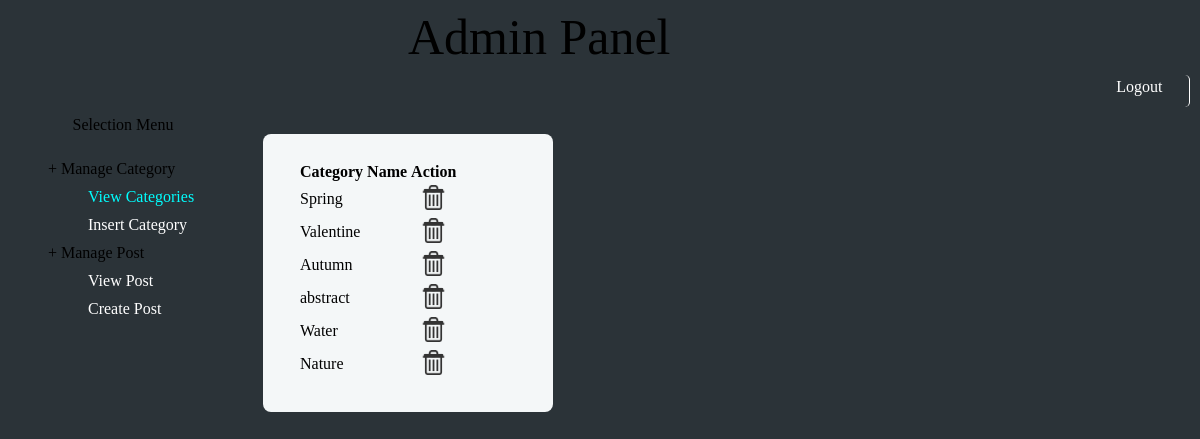
The app's page /admin/viewcat.php with its own data.
### tables this page shows
CREATE TABLE IF NOT EXISTS `categories` (
  `cat_id` int(11) NOT NULL AUTO_INCREMENT,
  `cat_name` varchar(200) NOT NULL,
  PRIMARY KEY (`cat_id`)
);

### admin/viewcat.php (the view, shortened to what this page needs)
<!doctype html>
<html lang="en">
<head>
</head>
<body >
    <div id="upper" style="height:100px; width:100%;background: -moz-linear-gradient(top, #1e5799 0%, #2989d8 50%, #207cca 51%, #7db9e8 100%);">
        <div style="float: left; font-size:50px; margin-left: 400px;">
            Admin Panel
        </div>
  <div  class="menu" style="height: 10px; float: right;">
        <li><a href="logout.php"><center>Logout</center></a></li>
   </div>
    </div>
    <div  class="selection" style="height:575px; margin-top: 8px; float: left; width:230px;background: -moz-linear-gradient(top, #1e5799 0%, #2989d8 50%, #207cca 51%, #7db9e8 100%);">
      <center><span id="sel">Selection Menu</span></center>
      <ul>
        <li><span id=catsign>+ Manage Category</span>
        <div id=mcatlist><ul>
              <li><a href="#" style="color: aqua;">View Categories</a></li>
              <li> <a href="insertcat.php">Insert Category</a></li>
            </ul></div>
        </li>
        <li><span id=postsign>+ Manage Post</span>
        <div id=mpostlist><ul>
              <li><a href="viewpost.php">View Post</a></li>
              <li><a href="createpost.php">Create Post</a></li>
            </ul>
        </div>
    </div>
    <div style="height:575px; margin-top: 8px;margin-left: 205px; width:850px;background: -moz-linear-gradient(top, #00b7ea 0%, #009ec3 100%);">
    <br>
    <div class="form-style-5">
<form action="insertcat.php" method="post">
<fieldset>
<table>
        <tr><th>Category Name<th>Action</th></tr>
    <?php
    $sql="SELECT * FROM `categories`";
    $query=mysql_query($sql);
    while($row=mysql_fetch_array($query))
    {
  echo "<tr><td>$row[cat_name]<td><center><a href=viewcat.php?action=delete&did=$row[cat_id]><img src=delete.png height=25px width=25px/></a></center></tr>";
    }
?>
    </table>
</fieldset>
</div>
    </div>
</body>
</html>

### admin/viewcat.php (style rules this page uses)
body { background-color: #2B3338; }
.menu li { display: inline; margin-left: 2px; }
.menu li a { float: left; width: 5em; height:1.6em; text-decoration: none; color: white; background:-moz-linear-gradient(top, #00b7ea 0%, #009ec3 100%); padding: 0.2em 0.6em; border-right: 1px solid white; border-radius: 5px; margin-top: 67px; }
a { color: White; text-decoration:none; }
.selection ul li { list-style-type: none; padding-top: 10px; }
#sel { background:-moz-linear-gradient(top, #00b7ea 0%, #009ec3 100%); width: 2000px; height: 20px; border-radius: 5px; }
.form-style-5 { max-width:250px; padding: 10px 20px; background: #f4f7f8; margin-left: 50px; padding: 20px; background: -moz-linear-gradient(top, rgba(135,222,253,1) 34%, rgba(5,166,225,1) 75%); border-radius: 8px; font-family: Georgia, "Times New Roman", Times, serif; }
.form-style-5 fieldset { border: none; }

### records on screen
categories: cat_name "Spring"
categories: cat_name "Valentine"
categories: cat_name "Autumn"
categories: cat_name "abstract"
categories: cat_name "Water"
categories: cat_name "Nature"
